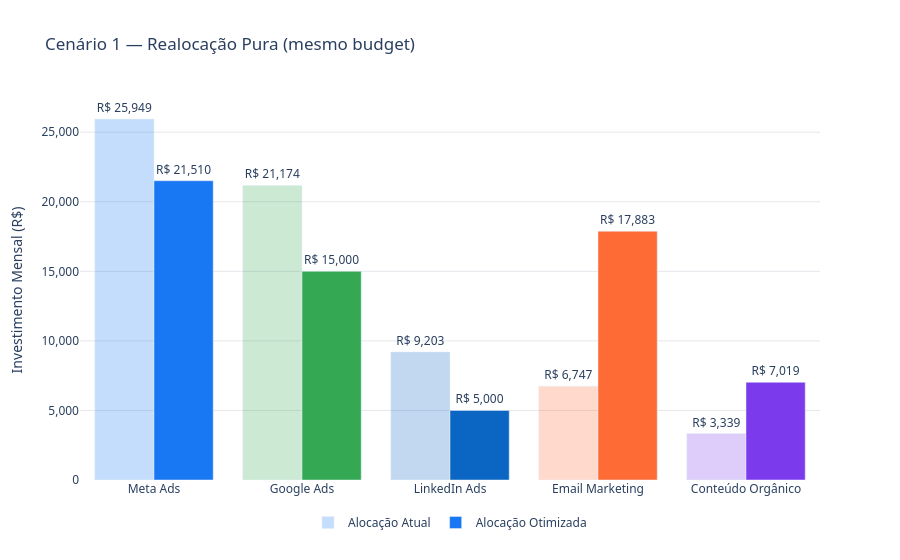

Write notebook code for a chart like this one.
### Markdown cell above
## 5. Otimização de Budget

Comparação dos dois cenários de otimização:

### Code cell
# Comparativo dos dois cenários
comp1 = cenarios["realocacao_puro"]["comparativo"]
comp2 = cenarios["budget_expandido"]["comparativo"]
budget_atual = cenarios["budget_atual"]

# Cenário 1
total1 = comp1[comp1["canal"] == "TOTAL"].iloc[0]
print("CENÁRIO 1 — REALOCAÇÃO PURA (mesmo budget)")
print(f"  Budget: R$ {budget_atual:,.0f}/mês")
print(f"  Ganho esperado: R$ {total1['ganho_receita']:+,.0f}/mês ({total1['ganho_receita_pct']:+.1f}%)")
print()

fig_c1 = plot_budget_optimization_comparison(comp1)
fig_c1.update_layout(title="Cenário 1 — Realocação Pura (mesmo budget)")
fig_c1.show()

# Cenário 2
total2 = comp2[comp2["canal"] == "TOTAL"].iloc[0]
print("CENÁRIO 2 — BUDGET EXPANDIDO (R$ 280 mil/mês)")
print(f"  Budget: R$ 280.000/mês (+R$ {280_000 - budget_atual:,.0f})")
print(f"  Ganho esperado: R$ {total2['ganho_receita']:+,.0f}/mês ({total2['ganho_receita_pct']:+.1f}%)")

fig_c2 = plot_budget_optimization_comparison(comp2)
fig_c2.update_layout(title="Cenário 2 — Budget Expandido (R$ 280 mil/mês)")
fig_c2.show()

### Figure 1 — Plotly figure (JSON) as saved in the notebook; plotly's stock layout.template omitted (floating-point values rounded to 4 significant figures)
{"data": [{"marker": {"color": ["rgba(24,119,242,0.25)", "rgba(52,168,83,0.25)", "rgba(10,102,194,0.25)", "rgba(255,107,53,0.25)", "rgba(124,58,237,0.25)"]}, "name": "Alocação Atual", "text": ["R$ 25,949", "R$ 21,174", "R$ 9,203", "R$ 6,747", "R$ 3,339"], "textposition": "outside", "type": "bar", "x": ["Meta Ads", "Google Ads", "LinkedIn Ads", "Email Marketing", "Conteúdo Orgânico"], "y": [25950.0, 21170.0, 9203.0, 6747.0, 3339.0]}, {"marker": {"color": ["#1877F2", "#34A853", "#0A66C2", "#FF6B35", "#7C3AED"]}, "name": "Alocação Otimizada", "text": ["R$ 21,510", "R$ 15,000", "R$ 5,000", "R$ 17,883", "R$ 7,019"], "textposition": "outside", "type": "bar", "x": ["Meta Ads", "Google Ads", "LinkedIn Ads", "Email Marketing", "Conteúdo Orgânico"], "y": [21510.0, 15000.0, 5000.0, 17880.0, 7019.0]}], "layout": {"barmode": "group", "font": {"family": "Segoe UI, Arial, sans-serif"}, "legend": {"orientation": "h", "x": 0.5, "xanchor": "center", "y": -0.15, "yanchor": "bottom"}, "plot_bgcolor": "white", "title": {"text": "Cenário 1 — Realocação Pura (mesmo budget)"}, "yaxis": {"gridcolor": "#E5E7EB", "tickformat": ",.0f", "title": {"text": "Investimento Mensal (R$)"}}}}
